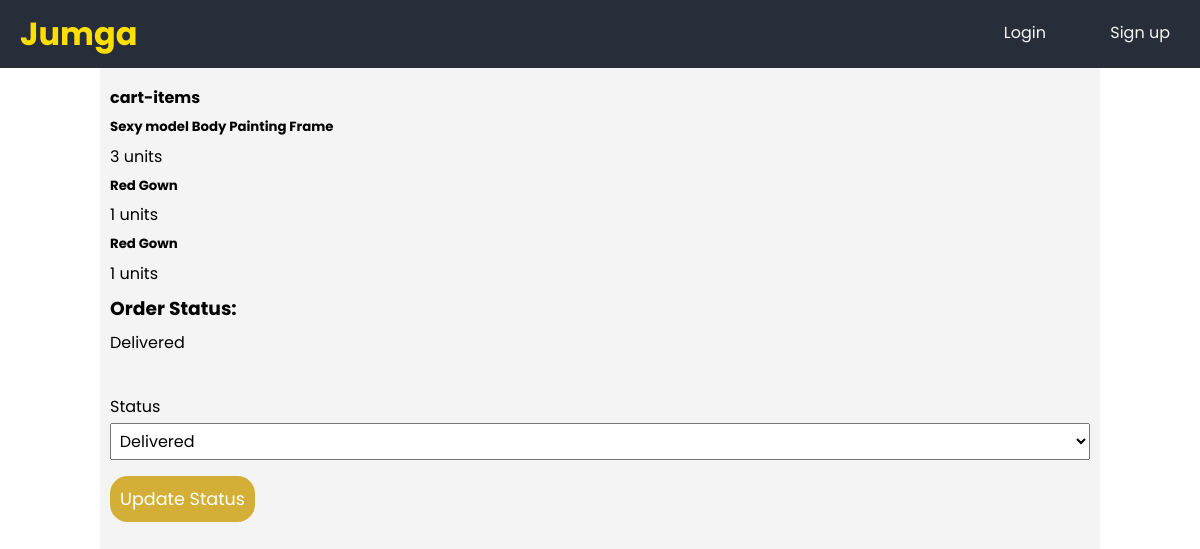
The app's page /store/orders/details/2/ with its own data.
### product/models.py (models this page shows, shortened)
class CartItem(models.Model):
	product = models.ForeignKey(Product, null=True, on_delete = models.SET_NULL)
	units = models.PositiveIntegerField(default = 0, blank = True)
	customer = models.ForeignKey(Customer, null=True, on_delete=models.SET_NULL)
	order = models.ForeignKey(Order, null = True, on_delete = models.SET_NULL)
	date_added = models.DateTimeField(auto_now_add=True)

class Product(models.Model):
	name = models.CharField(max_length=150)
	image = models.ImageField(null = True)
	description = models.TextField(null=True, blank=True)
	price = models.PositiveIntegerField()
	store = models.ForeignKey(Store, on_delete=models.CASCADE)
	category = models.ForeignKey(Category, null=True, on_delete=models.SET_NULL)
	tags = models.ManyToManyField(Tag, blank=True)
	available_units = models.PositiveIntegerField(blank=False, default=1)
	date_created = models.DateTimeField(auto_now_add=True)
	date_updated = models.DateTimeField(auto_now=True)

### store/models.py (models this page shows, shortened)
class Order(models.Model):
	class StatusChoices(models.TextChoices):
		PENDING = 'PE', _('Pending')
		SORTING = 'SR', _('Sorting')
		SHIPMENT = 'SH', _('Shipping')
		DELIVERED = 'DE', _('Delivered')
	customer = models.ForeignKey(Customer, null=True, on_delete = models.SET_NULL)
	store = models.ForeignKey(Store, on_delete=models.CASCADE)
	completed = models.BooleanField(default = False, null = True, blank = True)
	transaction_id = models.CharField(max_length = 200, null = True, blank = True)
	shipping_fee = models.IntegerField(default=0)
	status = models.CharField(max_length = 2, choices = StatusChoices.choices, default=StatusChoices.PENDING)
	signed = models.BooleanField(default=False)

### store/views.py (the view, shortened to what this page needs)
# urls.py: path('orders/details/<int:pk>/', views.OrderDetails.as_view(), name="order_details"),
class OrderDetails(UpdateView):
    model = Order
    template_name = "store/orderDetails.html"
    fields = ["status"]

### templates/store/orderDetails.html (shortened to what this page needs)
{% extends 'product/base.html' %}
{% block body %}
<div class="details">
	<div class="cart-items">
		<h4>cart-items</h4>
		{% for cartitem in order.cartitem_set.all %}
		<h5>{{ cartitem.product.name }}</h5>
		<span>{{ cartitem.units }} units</span>
		{% endfor %}
	</div>
	<h3>Order Status:</h3>
	<p>{{ order.get_status_display }}</p>
	<br>
	<form method="post">
		<div>
			{% for field in form %}
        		<label> {{ field.label }}</label>
        		{{ field }}
			{% endfor %}
		</div>
		<button class="btn btn-success" type="submit">Update Status</button>
	</form>
</div>
{% endblock %}

### static/css/base.css (style rules this page uses)
* { box-sizing: border-box; text-decoration: none; margin: 0; font-family: 'Poppins', sans-serif; }
body { width: 100%; margin: 0; background: white; }
.btn { display: block; text-align: center; }
.details { padding: 10px; }
.form label, input, select, textarea { width: 100%; font-size: 1rem; padding: .3rem; }
.btn-success { font-size: 1.1em; background-color: #d4af37; color: white; border: 0; border-radius: 1em; padding: 10px; margin-top: 1rem; transition: background-color 0.6s ease-in-out; }

### records on screen
CartItem: product.name "Sexy model Body Painting Frame", units "3"
CartItem: product.name "Red Gown", units "1"
CartItem: product.name "Red Gown", units "1"
Order: status "Delivered", form "Delivered"

### other values on screen
{{ field.label }} "Status"
